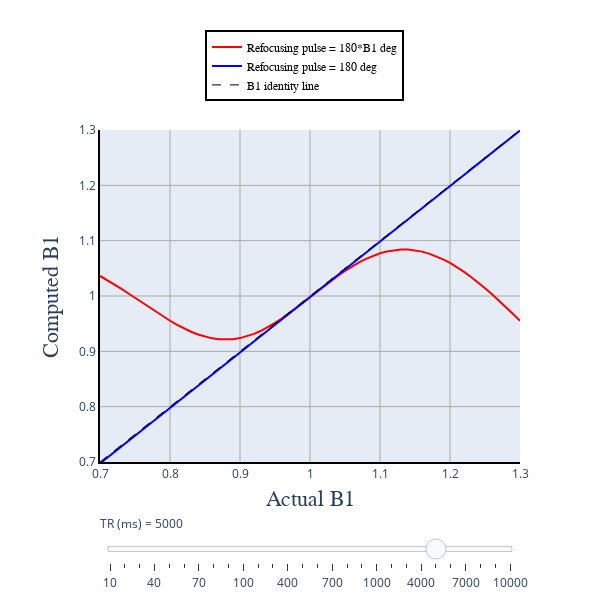

Notebook code for this chart:
### Code cell
#| label: daFig2jn

# Prepare Python environment

import scipy.io as sio
from pathlib import Path

data_dir = Path("../../../data/04-B1-01-DoubleAngle")
data_file = "da_fig2.mat"

#Load either archived or generated plot variables
mat_contents = sio.loadmat(data_dir / data_file)

nom_first_ang = mat_contents["nom_first_ang"][0][0]
B1 = mat_contents["B1"][0]
TR_range = mat_contents["TR_range"][0]
B1_hard = mat_contents["B1_hard"]
B1_ideal = mat_contents["B1_ideal"]

## Plot

# Module imports

import matplotlib.pyplot as plt
import plotly.graph_objs as go
import numpy as np
from plotly import __version__
from plotly.offline import download_plotlyjs, init_notebook_mode, plot, iplot
config={'showLink': False, 'displayModeBar': False}

init_notebook_mode(connected=True)

# PYTHON CODE

init_notebook_mode(connected=True)
# The polling here is to ensure that plotly.js has already been loaded before
# setting display alignment in order to avoid a race condition.

hard_data = [dict(
            visible = False,
            x = B1,
            y = np.abs(B1_hard[ii,:]),
            name = "Refocusing pulse = 180*B1 deg",
            line=dict(color="red", width=2),
            hoverinfo = "y") for ii in range(len(TR_range))]

hard_data[22]['visible'] = True


ideal_data = [dict(
        visible = False,
        x = B1,
        y = np.abs(B1_ideal[ii,:]),
        name = "Refocusing pulse = 180 deg",
        line=dict(color="blue", width=2),
        hoverinfo = "y") for ii in range(len(TR_range))]

ideal_data[22]['visible'] = True

b1_data = [dict(
        visible = False,
        x = B1,
        y = B1,
        name = "B1 identity line",
        line=dict(color="black", width=1, dash = 'dash'),
        hoverinfo = "y") for ii in range(len(TR_range))]

b1_data[22]['visible'] = True

data = hard_data + ideal_data + b1_data

# Create and add slider
steps = []
      
for i in range(len(TR_range)):
    step = dict(
        method="update",
        args=[{"visible": [False] * len(b1_data)},],  # layout attribute
        label = str(TR_range[i])
    )
    step["args"][0]["visible"][i] = True  # Toggle i'th trace to "visible"
    steps.append(step)

sliders = [dict(
    active=22,
    currentvalue={"prefix": "TR (ms) = "},
    pad={"t": 50},
    steps=steps
)]

layout = go.Layout(
    width=600,
    height=600,
    margin=go.layout.Margin(
        l=100,
        r=80,
        b=100,
        t=130,
    ),
    annotations=[
        dict(
            x=-0.15,
            y=0.50,
            showarrow=False,
            text='Computed B1',
            font=dict(
                family='Times New Roman',
                size=22
            ),
            textangle=-90,
            xref='paper',
            yref='paper'
        ),
        dict(
            x=0.50,
            y=-0.15,
            showarrow=False,
            text='Actual B1',
            font=dict(
                family='Times New Roman',
                size=22
            ),
            textangle=0,
            xref='paper',
            yref='paper'
        ),
    ],
    xaxis=dict(
        showgrid=True,
        gridcolor='rgb(169,169,169)',
        linecolor='black',
        linewidth=2,
        range=[0.7,1.3]
    ),
    yaxis=dict(
        showgrid=True,
        gridcolor='rgb(169,169,169)',
        linecolor='black',
        linewidth=2,
        range=[0.7,1.3]
    ),
    legend=dict(
        x=0.25,
        y=1.3,
        traceorder='normal',
        font=dict(
            family='Times New Roman',
            size=12,
            color='#000'
        ),
        bordercolor='#000000',
        borderwidth=2
    ),
    sliders=sliders
)

fig = dict(data=data, layout=layout)

iplot(fig, filename = 'fig2.html', config = config)
